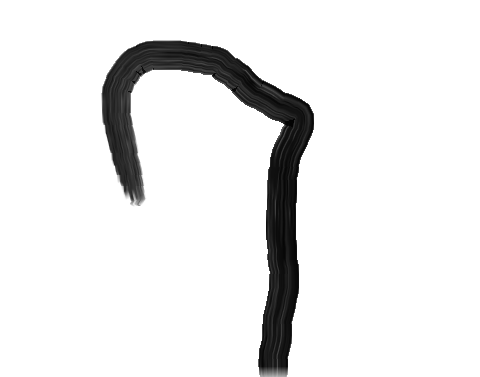
#> input picture k8s_ml/mnist/7.png, 480 x 377 px
$ jupyter execute --allow-errors mnist-triton.ipynb   (shell and % lines are left out)
#> lines starting #> are read from the running program, lines starting #| are printed output that depends on the picture
[cell 1]
import tritonclient.grpc as grpcclient
from tritonclient.grpc import InferInput, InferRequestedOutput
from tritonclient.utils import triton_to_np_dtype
from PIL import Image
from matplotlib import pyplot as plt
import numpy as np
import cv2

#> (a cell that did not finish here is left out)

[cell 3]
img = cv2.imread('7.png', cv2.IMREAD_GRAYSCALE)
#> img is the input picture: shape (377, 480); min 1, max 255, mean 234.1
print(img.shape)
#| (377, 480)
plt.imshow(255 - img,cmap='binary')
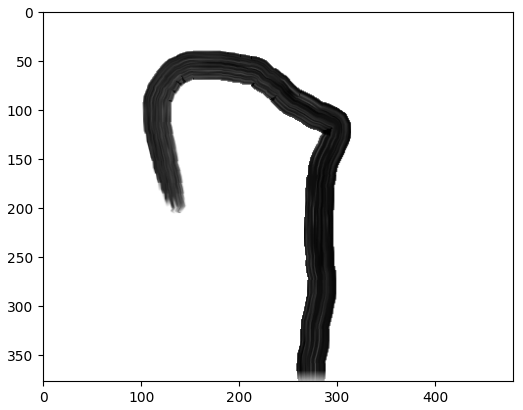
#> figure drawn by matplotlib, 1 panel

[cell 4]
# image preprocess
img = cv2.resize(img, (28,28))
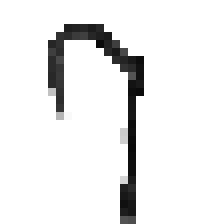
#> img: shape (28, 28) (shown 8 times larger); min 9, max 255, mean 236
img = (255- img) / 255
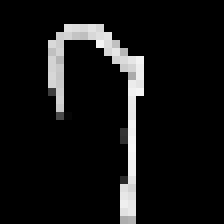
#> img: shape (28, 28) float64 (shown 8 times larger); min 0, max 0.965, mean 0.0747
print(img.shape)
#| (28, 28)
plt.imshow(img, cmap='binary')
img_np = img.reshape(1 ,1,28,28).astype('float32')

[cell 5]
inputs = []
inputs.append(grpcclient.InferInput('input', img_np.shape, 'FP32'))
#> (this line was passed over: tritonclient is not available in this run)

$ run again, with k8s_ml/mnist/1.png copied over k8s_ml/mnist/7.png
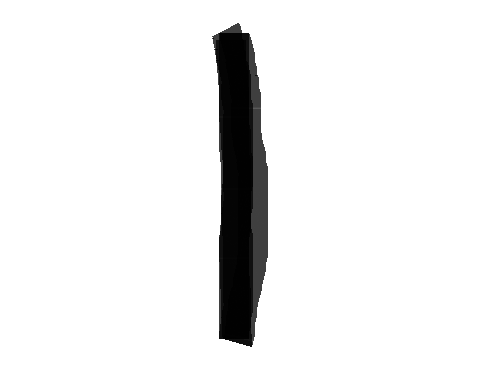
#> input picture k8s_ml/mnist/1.png, 480 x 377 px
#> img is the input picture: shape (377, 480); min 1, max 255, mean 237.5
#| (377, 480)
#> `[cell 3] img = cv2.imread('7.png', cv2.IMREAD_GRAYSCALE) print(img.sha..`:
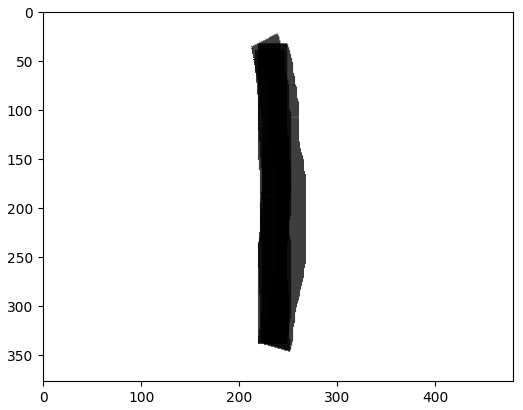
#> figure drawn by matplotlib, 1 panel
#> `img = (255- img) / 255`:
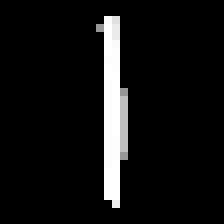
#> img: shape (28, 28) float64 (shown 8 times larger); min 0, max 0.996, mean 0.0681
#| (28, 28)

$ run again, with k8s_ml/mnist/3.png copied over k8s_ml/mnist/7.png
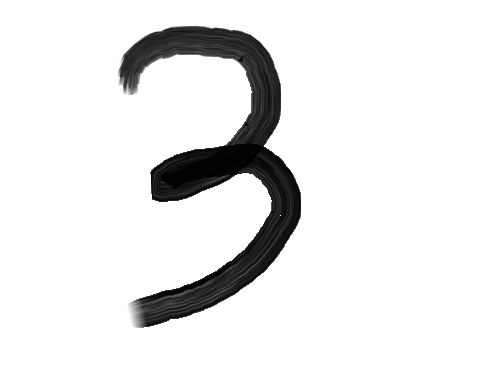
#> input picture k8s_ml/mnist/3.png, 480 x 377 px
#> img is the input picture: shape (377, 480); min 0, max 255, mean 232
#| (377, 480)
#> `[cell 3] img = cv2.imread('7.png', cv2.IMREAD_GRAYSCALE) print(img.sha..`:
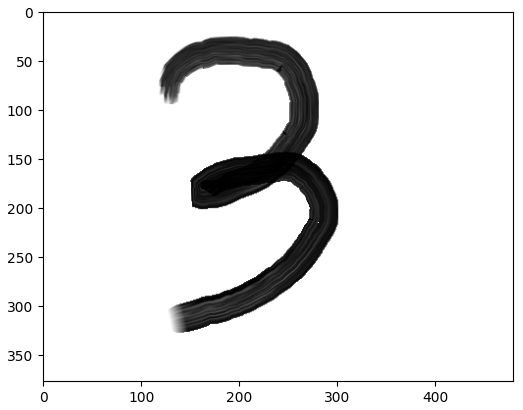
#> figure drawn by matplotlib, 1 panel
#> `img = (255- img) / 255`:
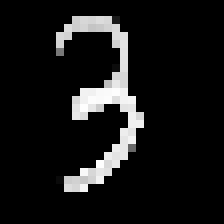
#> img: shape (28, 28) float64 (shown 8 times larger); min 0, max 0.996, mean 0.0884
#| (28, 28)

$ run again, with k8s_ml/mnist/4.png copied over k8s_ml/mnist/7.png
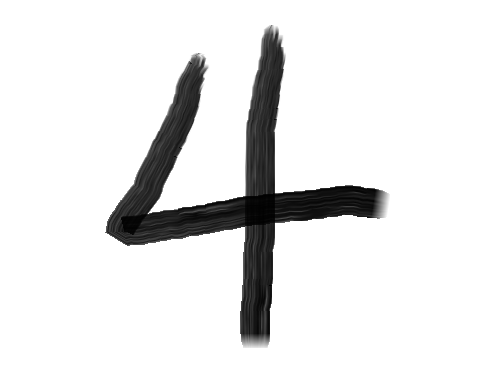
#> input picture k8s_ml/mnist/4.png, 480 x 377 px
#> img is the input picture: shape (377, 480); min 1, max 255, mean 230.3
#| (377, 480)
#> `[cell 3] img = cv2.imread('7.png', cv2.IMREAD_GRAYSCALE) print(img.sha..`:
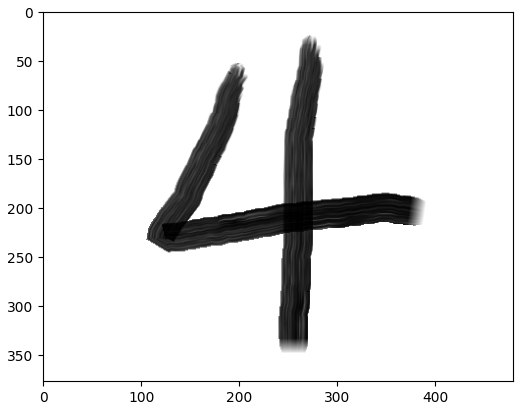
#> figure drawn by matplotlib, 1 panel
#> `img = (255- img) / 255`:
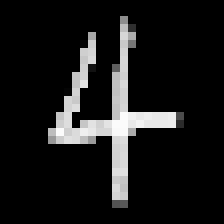
#> img: shape (28, 28) float64 (shown 8 times larger); min 0, max 0.988, mean 0.0995
#| (28, 28)
